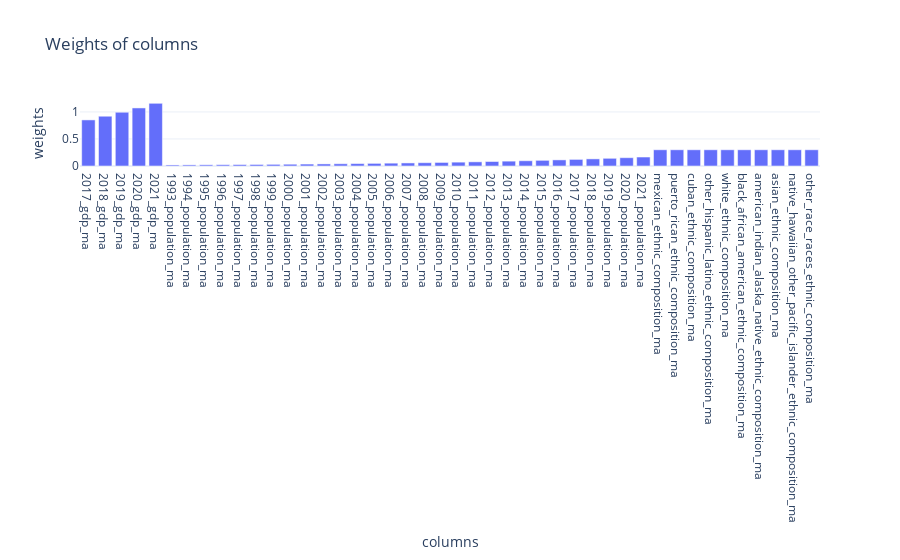

This figure's notebook cell:
### Code cell
f = MSAFipsQuery(
    10180,
    "gdp_ma",
    feature_groups_with_weights={"gdp_ma": 1, "population_ma": 2, "ethnic_composition_ma": 3},
)

f.find_euclidean_kins()
f.plot_weights()
display(f.euclidean_kins.head())

### Figure 1 — Plotly figure (JSON) as saved in the notebook; plotly's stock layout.template omitted (floating-point values rounded to 4 significant figures)
{"data": [{"type": "bar", "x": ["2017_gdp_ma", "2018_gdp_ma", "2019_gdp_ma", "2020_gdp_ma", "2021_gdp_ma", "1993_population_ma", "1994_population_ma", "1995_population_ma", "1996_population_ma", "1997_population_ma", "1998_population_ma", "1999_population_ma", "2000_population_ma", "2001_population_ma", "2002_population_ma", "2003_population_ma", "2004_population_ma", "2005_population_ma", "2006_population_ma", "2007_population_ma", "2008_population_ma", "2009_population_ma", "2010_population_ma", "2011_population_ma", "2012_population_ma", "2013_population_ma", "2014_population_ma", "2015_population_ma", "2016_population_ma", "2017_population_ma", "2018_population_ma", "2019_population_ma", "2020_population_ma", "2021_population_ma", "mexican_ethnic_composition_ma", "puerto_rican_ethnic_composition_ma", "cuban_ethnic_composition_ma", "other_hispanic_latino_ethnic_composition_ma", "white_ethnic_composition_ma", "black_african_american_ethnic_composition_ma", "american_indian_alaska_native_ethnic_composition_ma", "asian_ethnic_composition_ma", "native_hawaiian_other_pacific_islander_ethnic_composition_ma", "other_race_races_ethnic_composition_ma"], "y": [0.8523, 0.9205, 0.9941, 1.074, 1.16, 0.01924, 0.02078, 0.02244, 0.02423, 0.02617, 0.02827, 0.03053, 0.03297, 0.03561, 0.03845, 0.04153, 0.04485, 0.04844, 0.05232, 0.0565, 0.06102, 0.06591, 0.07118, 0.07687, 0.08302, 0.08966, 0.09684, 0.1046, 0.1129, 0.122, 0.1317, 0.1423, 0.1537, 0.166, 0.3, 0.3, 0.3, 0.3, 0.3, 0.3, 0.3, 0.3, 0.3, 0.3]}], "layout": {"title": {"text": "Weights of columns"}, "xaxis": {"title": {"text": "columns"}}, "yaxis": {"title": {"text": "weights"}}}}
